Frame 1 (no input): blank canvas, image omitted
Frame 60 (no input): blank canvas, image omitted
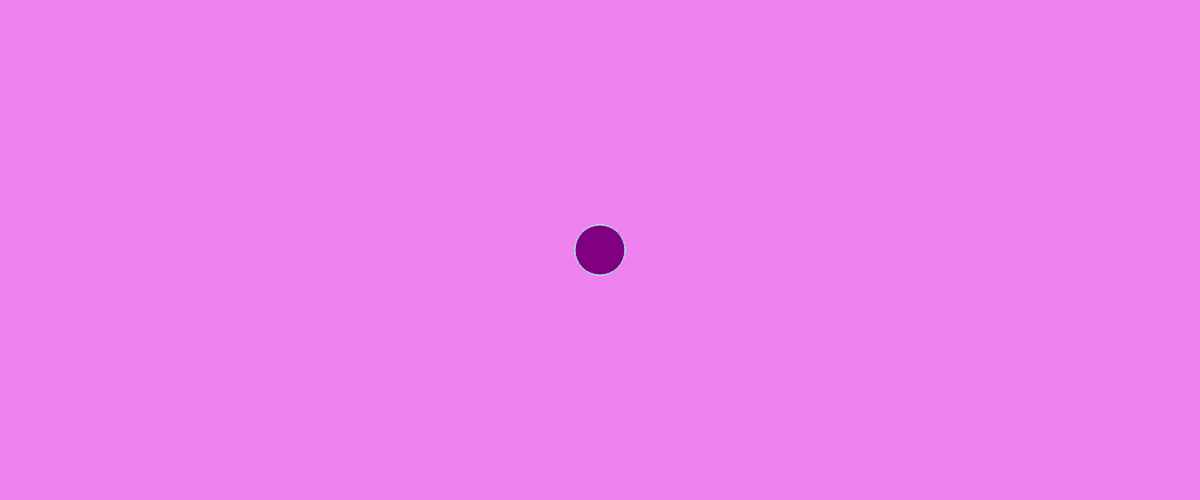
Frame 120 (the mouse pressed at the canvas centre since frame 60)

The p5.js sketch whose frames 1 and 60 were blank and that drew this single picture after the mouse press (run headless with seeded random() and noise() and a simulated clock; from frame 60 on, the mouse is pressed at the canvas centre):

// p5.js sketch
// ── sketch.js
function setup() {
  createCanvas(1200, 500);
  background("violet")
}

function draw() {
  fill("purple");
  stroke("lightblue");
  
  if (mouseIsPressed){
    circle(mouseX,mouseY,50);
  }
}
